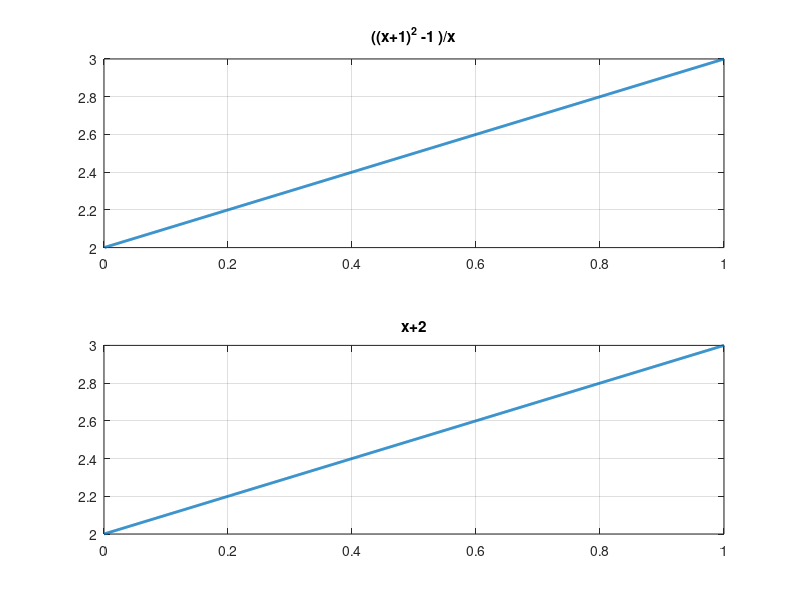

This chart was generated by the following MATLAB code:
f1 = inline (" ((x+1).^2 -1)./x ");
f2 = inline (" x+2 ");

x = 1:-0.001:0;

y1 = f1(x);
y2 = f2(x);

subplot(2,1,1) 
  plot(x,y1,'linewidth',2);
  title(" ((x+1)^2 -1 )/x ");
  grid on
subplot(2,1,2)
  plot(x,y2,'linewidth',2);
  title(" x+2 ")
  grid on
